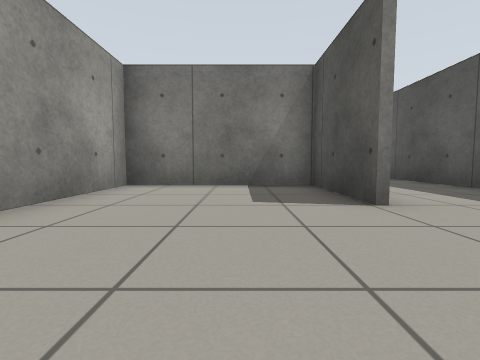
View 1 (above)

18 first-person views from a walk through a world built for the Gazebo simulator. The camera is 0.5 m above the floor, tilts 4° down and sees 85° across. The floor is counted in squares, 1 m on a side. Each view is taken from the middle of a square. On the plan, view 1 faces up. The plan holds only what a view shows up to about 9 squares ahead; the rest is blank. Robots are left out.

View 2
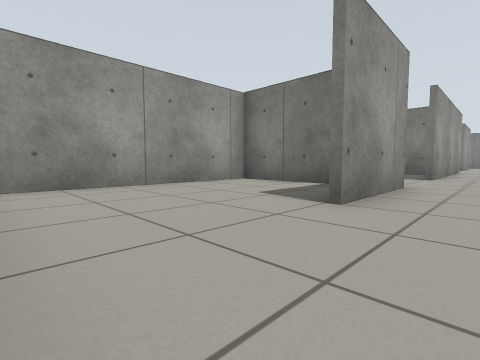

View 3
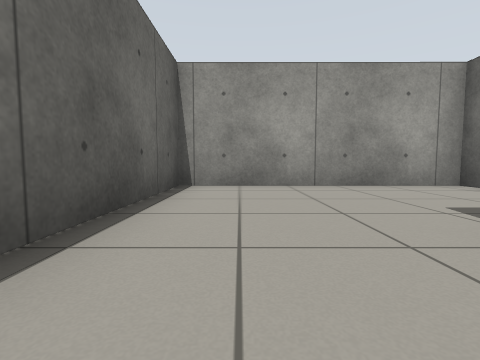

View 4
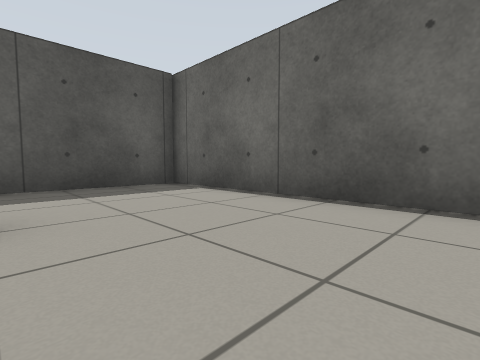

View 5
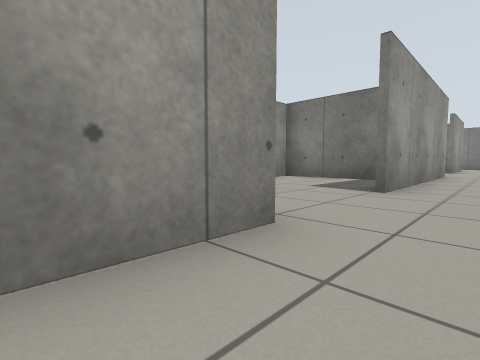

View 6
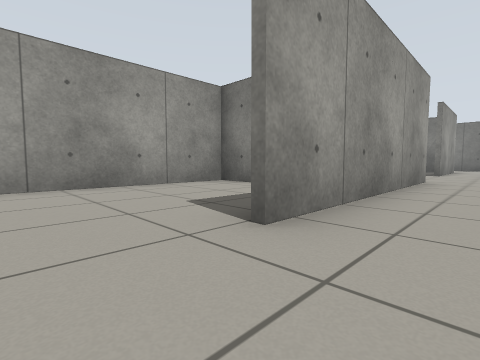

View 7
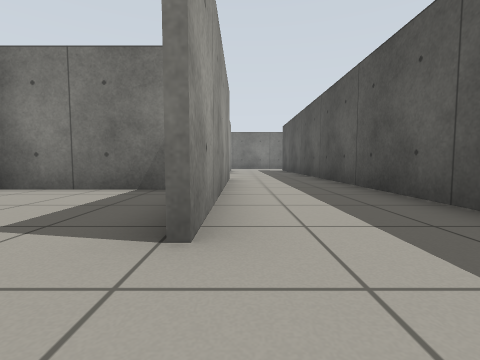

View 8
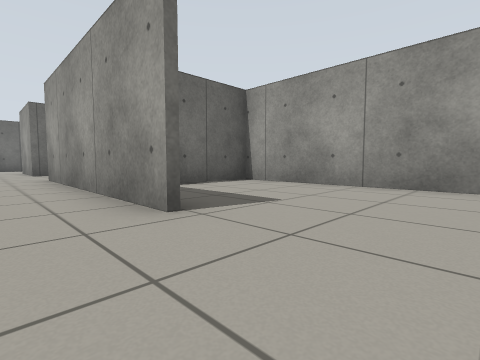

View 9
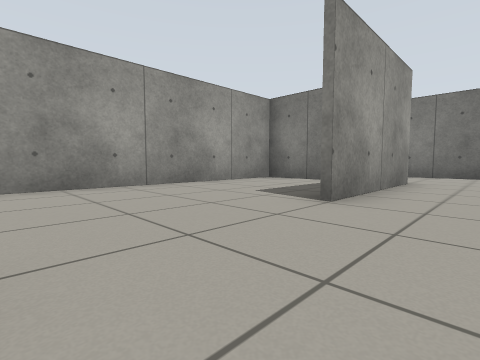

View 10
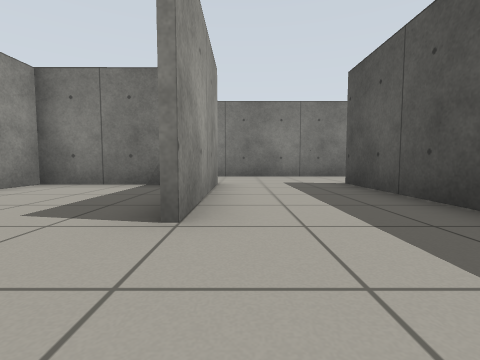

View 11
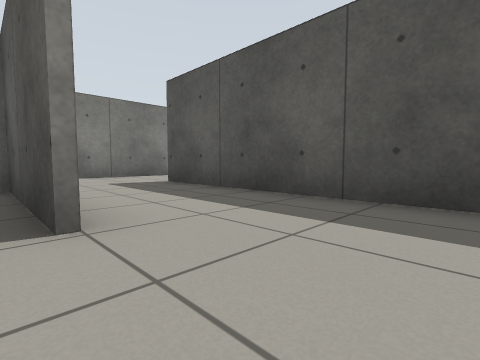

View 12
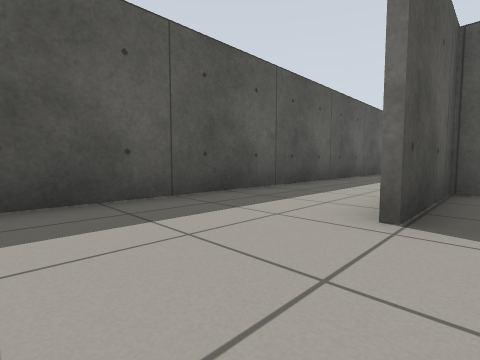

View 13
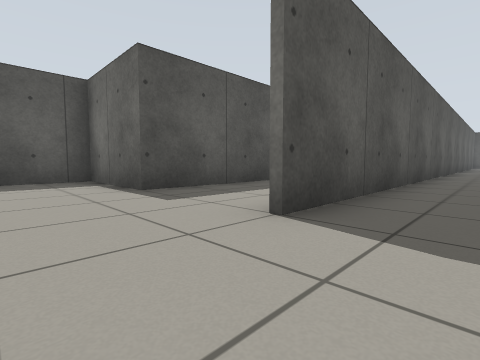

View 14
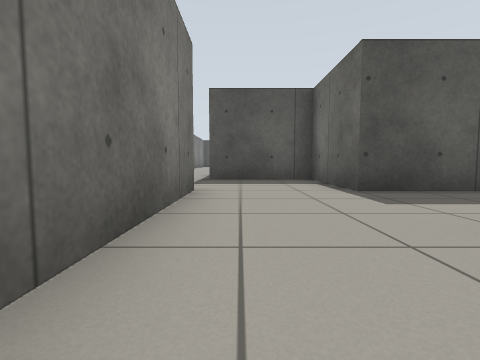

View 15
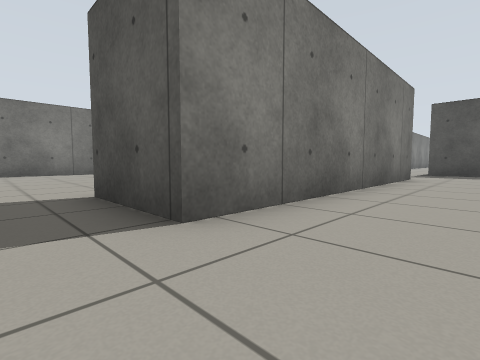

View 16
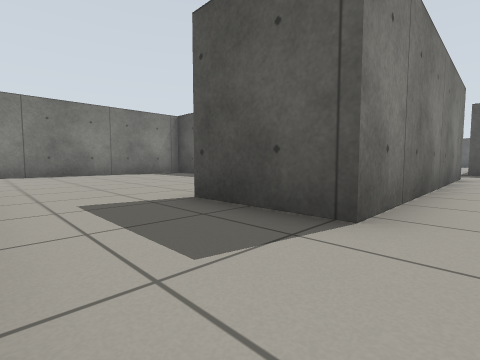

View 17
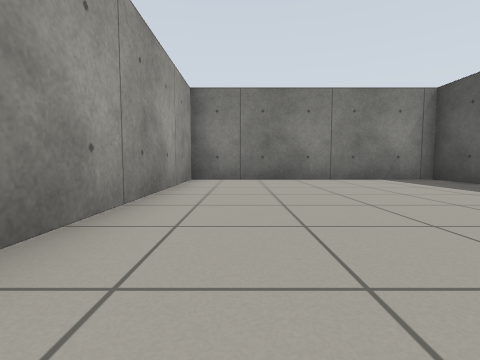

View 18
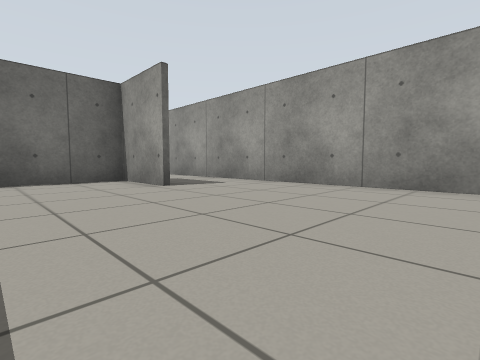

### Floor plan
Ten units are one square. View 1 is at (0, 0); x grows to the right and y downward. Boxes are objects, and circles mark ways between rooms. Rooms are numbered by the first view taken in them; rooms with no view inside come last. Other rooms are left out.
<svg viewBox="-30 -348 138 356">
<path fill="none" stroke="#000" d="M15 -29 15 -56 -24 -56 -24 3 44 3 44 -29M17 -148 17 -85M14 -180 14 -217 -24 -217 -24 -120M-25 -118 15 -118 15 -148M15 -219 15 -180M46 -248 16 -248M17 -58 17 -29M44 -48 44 -221M3 -271 3 -250 28 -250M16 -248 1 -248 1 -271M44 -328 44 -343 -24 -343 -24 -245M8 -117 -25 -117M-24 -120 -24 -71M76 -248 66 -248M74 -220 103 -220 103 -249"/>
<circle cx="30" cy="-30" r="3" fill="#2a7"/>
<circle cx="5" cy="-235" r="3" fill="#2a7"/>
<circle cx="20" cy="-75" r="3" fill="#2a7"/>
<text x="0" y="-20">1</text>
<text x="10" y="-160">2</text>
<text x="0" y="-290">3</text>
<text x="-10" y="-90">4</text>
<text x="80" y="-240">5</text>
</svg>
Room 1 opens to room 2. Room 2 opens to room 3. Room 2 opens to room 4.

Where each view was taken, in squares from view 1:
view 1: 0 up, 0 right, facing up
view 2: 0 up, 3 right, facing up-left
view 3: 1 up, 3 right, facing left
view 4: 3 up, 1 left, facing down-right
view 5: 4 up, 3 right, facing up-left
view 6: 7 up, 3 right, facing up-left
view 7: 7 up, 2 right, facing up
view 8: 17 up, 3 right, facing down-left
view 9: 15 up, 3 right, facing up-left
view 10: 16 up, 2 right, facing up
view 11: 16 up, 1 right, facing up-right
view 12: 17 up, 1 right, facing down-right
view 13: 24 up, 3 right, facing down-right
view 14: 24 up, 3 right, facing right
view 15: 23 up, 1 left, facing up-right
view 16: 24 up, 2 left, facing up-right
view 17: 27 up, 1 left, facing up
view 18: 32 up, 3 right, facing down-left
